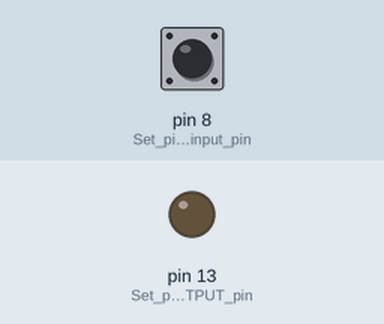
Simulated run of this sketch. Board: Arduino Uno, built with avr-gcc and run on an emulated ATmega328P. Parts: output pins drawn as LEDs (lit = HIGH). The test bench sets the inputs (shaded band); at power-on: pin 8 (Set_pin_8_as_input_pin) HIGH.

Above: at 1.6 s.
1.7 s: pin 8 (Set_pin_8_as_input_pin) pulled LOW for 0.5 s
At 2.2 s:
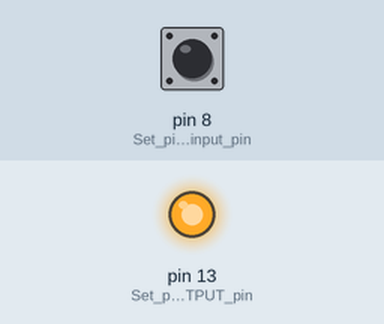
3.9 s: pin 8 (Set_pin_8_as_input_pin) pulled LOW for 3.2 s
At 7.8 s:
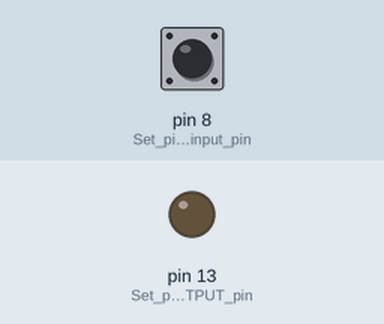
Timing chart, 0 to 9.3 s (numbered marks = the images above; inputs shaded):
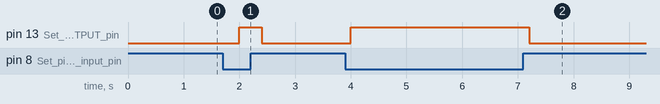

Measured:
- after the input at 1.7 s, pin 13 (Set_pin_13_as_OUTPUT_pin): LOW → HIGH after 0.30 s, → LOW 0.40 s later
- after the input at 3.9 s, pin 13 (Set_pin_13_as_OUTPUT_pin): LOW → HIGH after 0.10 s, → LOW 3.2 s later

The sketch:

arduino.ino
```cpp
int ACWATERPUMP = 13; //You can remove this line, it has no use in the program.
int sensor = 8; //You can remove this line, it has no use in the program.
int val; //This variable stores the value received from Soil moisture sensor.
void setup() {
  pinMode(13,OUTPUT); //Set pin 13 as OUTPUT pin, to send signal to relay
  pinMode(8,INPUT); //Set pin 8 as input pin, to receive data from Soil moisture sensor.
}

void loop() {
  val = digitalRead(8);  //Read data from soil moisture sensor
  if(val == LOW)
  {
  digitalWrite(13,HIGH); //if soil moisture sensor provides LOW value send LOW value to relay
  }
  else
  {
  digitalWrite(13,LOW); //if soil moisture sensor provides HIGH value send HIGH value to relay
  }
  delay(400); //Wait for few second and then continue the loop.
}
```
